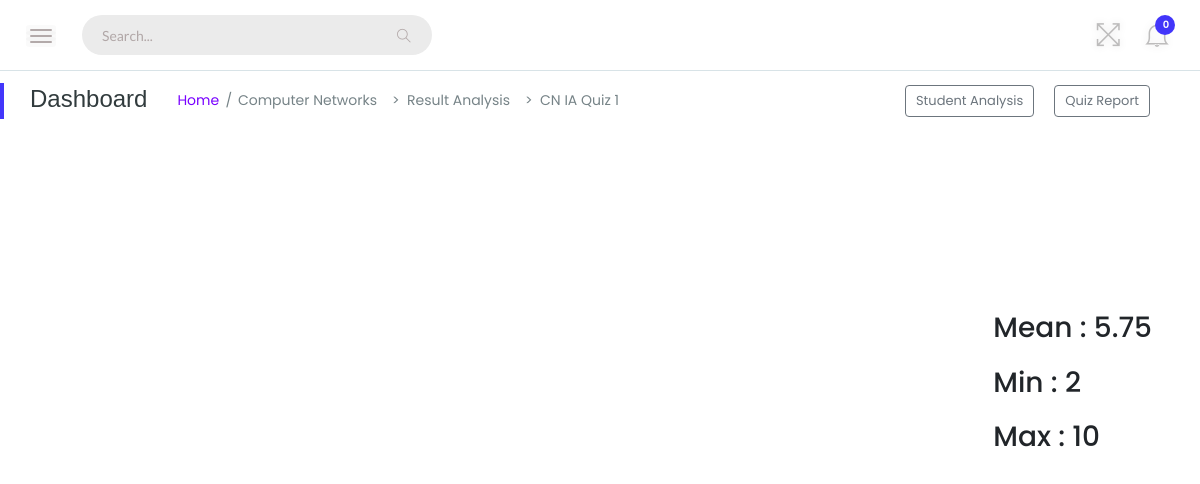
The app's page /DASHBOARDS/Graphs.php?courseid=CN010145&quizid=CN01 (signed in) with its own data.
### tables this page shows
CREATE TABLE `new_course_add` (
  `ID` int(30) NOT NULL,
  `Course_Id` varchar(30) NOT NULL,
  `Course_Name` varchar(30) NOT NULL,
  `Degree_Diploma` varchar(30) NOT NULL,
  `Academic_GATE` varchar(30) NOT NULL,
  `Batch_Year` varchar(30) NOT NULL,
  `Sub_Image` longtext NOT NULL
);

CREATE TABLE `new_quiz_generate` (
  `ID` int(30) NOT NULL,
  `Course_Id` varchar(30) NOT NULL,
  `Quiz_Id` varchar(30) NOT NULL,
  `Academic_GATE` varchar(10) NOT NULL,
  `Quiz_Name` varchar(30) NOT NULL,
  `Topic_Name` varchar(30) NOT NULL,
  `No_Of_Attempts` int(15) NOT NULL,
  `Total_Question` int(15) NOT NULL,
  `Total_Marks` int(15) NOT NULL,
  `Reference_Link` text NOT NULL,
  `Date` varchar(30) NOT NULL,
  `Start_Time` varchar(30) NOT NULL,
  `End_Time` varchar(30) NOT NULL
);

### DASHBOARDS/Graphs.php (the view, shortened to what this page needs)
<?php
    require '../session.php';
?>
<!DOCTYPE html>
<html>
<head>
    <link rel="stylesheet" href="assets/css/bootstrap.min.css">
    <link rel="stylesheet" href="assets/css/font-awesome.min.css">
    <link rel="stylesheet" href="assets/css/themify-icons.css">
    <link rel="stylesheet" href="assets/css/metisMenu.css">
    <link rel="stylesheet" href="assets/css/owl.carousel.min.css">
    <link rel="stylesheet" href="assets/css/slicknav.min.css">
    <link rel="stylesheet" href="https://www.amcharts.com/lib/3/plugins/export/export.css" type="text/css" media="all" />
    <link rel="stylesheet" href="assets/css/typography.css">
    <link rel="stylesheet" href="assets/css/default-css.css">
    <link rel="stylesheet" href="assets/css/styles.css">
    <link rel="stylesheet" href="assets/css/responsive.css">
</head>
<body>
    <?php
        $Courseid = $_GET['courseid'];
    ?>
	<div class="page-container" style="background-color: white;">
        <div class="main-content" style="background-color: white;">
            <div class="header-area">
                <div class="row align-items-center">
                    <div class="col-md-6 col-sm-8 clearfix">
                        <div class="nav-btn pull-left">
                            <span></span>
                            <span></span>
                            <span></span>
                        </div>
                        <div class="search-box pull-left">
                            <form action="#">
                                <input type="text" name="search" placeholder="Search..." required>
                                <i class="ti-search"></i>
                            </form>
                        </div>
                    </div>
                    <?php
                        $ID = $_SESSION['ID'];
                        $task_show_query = "SELECT * FROM `to_do_task_faculty` WHERE ID = $ID ";
                        $task_show_query_check = mysqli_query($con,$task_show_query);
                        $n_task = mysqli_num_rows($task_show_query_check);
                    ?>
                    <div class="col-md-6 col-sm-4 clearfix">
                        <ul class="notification-area pull-right">
                            <li id="full-view"><i class="ti-fullscreen"></i></li>
                            <li class="dropdown">
                                <i class="ti-bell dropdown-toggle" data-toggle="dropdown">
                                    <span><?php echo $n_task; ?></span>
                                </i>
                            </li>
                        </ul>
                    </div>
                </div>
            </div>
            <div class="page-title-area">
                <div style="height: 60px;" class="row align-items-center">
                    <div class="col-sm-12">
                        <div class="breadcrumbs-area clearfix">
                            <h4 class="page-title pull-left" style="font-family: Helvetica">Dashboard</h4>
                            <ul class="breadcrumbs pull-left">
                                <li><a href="Main_index.php">Home</a></li>
                                <?php
                                    $get_subject_name="SELECT * FROM `new_course_add` WHERE ID = $ID && Course_Id='$Courseid'";
                                    $get_subject_name_check=mysqli_query($con,$get_subject_name);
                                    while($rowss = mysqli_fetch_array($get_subject_name_check))
                                    {
                                        $course_name = $rowss['Course_Name'];
                                    }
                                ?>
                                <a href="CoursePage.php?Cid=<?php echo $Courseid; ?>"><li><span><?php echo $course_name; ?></span></li><a>
                                <a href="Result.php?Cid=<?php echo $Courseid; ?>"><li><span>&nbsp;&nbsp;&nbsp;>&nbsp;&nbsp;Result Analysis</span></li><a>
                                <?php
                                    $qid = $_GET['quizid'];
                                    $get_quiz_name = "SELECT * FROM `new_quiz_generate` WHERE ID = $ID && Course_Id='$Courseid' && Quiz_Id='$qid'";
                                    $get_quiz_name_check = mysqli_query($con,$get_quiz_name);
                                    while($roww = mysqli_fetch_array($get_quiz_name_check))
                                    {
                                        $quiz_name = $roww['Quiz_Name'];
                                    }
                                ?>
                                <a href="#"><li><span>&nbsp;&nbsp;&nbsp;>&nbsp;&nbsp<?php echo $quiz_name; ?></span></li><a>
                            </ul>
                            <?php
                                $coid = $_GET['courseid'];
                                $qoid = $_GET['quizid'];
                            ?>
                            <a href="#"><button type="button" class="btn btn-outline-secondary btn-xs" style="float: right; margin-right: 20px;">Quiz Report</button></a>
                            <a href="AllStudentResult.php?cid=<?php echo $coid;?>&qid=<?php echo $qoid;?>"><button type="button" class="btn btn-outline-secondary btn-xs" style="float: right;margin-right: 20px;">Student Analysis</button></a>
                        </div>
                    </div>
                </div>
            </div>
            <?php
                $courseidd = $_GET['courseid'];
                $quizidd = $_GET['quizid'];
                $fetch_response_for_graph = "SELECT * FROM `quiz_respose` WHERE Course_ID='$courseidd' && Quiz_ID='$quizidd ' ";
                $fetch_response_for_graph_check = mysqli_query($con,$fetch_response_for_graph);
                $arr=[];
                $i=0;
                while($row1 = mysqli_fetch_array($fetch_response_for_graph_check))
                {
                    $arr[$i] = $row1['Score'];
                    if($row1['Flag_string']!="-"){
                        $i++;
                    }
                }
            ?>
            <div>
                <div id="chartContainer" style="float:left;margin-top:0px; height: 450px; width: 75%; padding:5%;  "></div>
                <div style="float:right;margin-top:15%;margin-right:4%;">
                    <?php
                        $meann = round((array_sum($arr)/count($arr)),2);
                        echo "<h3>Mean : $meann</h3><br>";
                        $minn = min($arr);
                        $maxx = max($arr);
                        echo "<h3>Min  : $minn</h3><br>";
                        echo "<h3>Max  : $maxx</h3><br>";
                    ?>
                </div>
            </div>
            <br><br><br>
        </div>
    </div>
</body>
</html>

### DASHBOARDS/assets/css/styles.css (style rules this page uses)
.page-container { width: 100%; height: 100%; min-height: 100vh; padding-left: 280px; -webkit-transition: padding-left 0.3s ease 0s; transition: padding-left 0.3s ease 0s; }
.sbar_collapsed.page-container { padding-left: 0; }
.main-content { width: 100%; background: #F3F8FB; }
.header-area { padding: 15px 30px; background: #fff; border-bottom: 1px solid #d8e3e7; }
.nav-btn { margin: 10px 30px 0 0; cursor: pointer; }
.nav-btn span { display: block; width: 22px; height: 2px; background: #b3aaaa; margin: 4px 0; border-radius: 15px; -webkit-transition: all 0.3s ease 0s; transition: all 0.3s ease 0s; box-shadow: 0 0 0 4px rgba(99, 96, 96, 0.03); }
.nav-btn span:nth-child(2) { opacity: 0; }
.nav-btn span:first-child { -webkit-transform: rotate(45deg)translate(5px, 5px); transform: rotate(45deg)translate(5px, 5px); }
.nav-btn span:last-child { -webkit-transform: rotate(-45deg)translate(3px, -3px); transform: rotate(-45deg)translate(3px, -3px); }
.sbar_collapsed .nav-btn span { transform: none; opacity: 1; }
.search-box form { position: relative; }
.search-box input { width: 350px; border-radius: 33px; border: none; height: 40px; padding-left: 20px; padding-right: 40px; letter-spacing: 0; background: #ebebeb; }
.search-box form i { position: absolute; right: 21px; top: 14px; font-size: 14px; color: #b1a7a7; }
.notification-area { -webkit-user-select: none; -moz-user-select: none; -ms-user-select: none; user-select: none; position: relative; z-index: 1; }
.notification-area li { display: inline-block; margin-left: 20px; cursor: pointer; -webkit-user-select: none; -moz-user-select: none; -ms-user-select: none; user-select: none; }
.notification-area li>i { font-size: 26px; color: #bdbcbc; vertical-align: middle; text-shadow: 0 0 8px rgba(0, 0, 0, 0.12); -webkit-transition: color 0.3s ease 0s; transition: color 0.3s ease 0s; }
.notification-area li i>span { position: absolute; right: -5px; top: -7px; font-family: 'Poppins', sans-serif; font-size: 10px; font-weight: 600; color: #fff; background: var(--primary-color); height: 20px; width: 20px; border-radius: 50%; text-align: center; line-height: 20px; padding-left: 2px; }
.notification-area li#full-view { display: inline-block; }
.page-title-area { padding: 0 30px; background: #fff; position: relative; }
.page-title-area:before { content: ''; position: absolute; left: 0; top: 50%; width: 4px; height: 36px; background: var(--primary-color); -webkit-transform: translateY(-50%); transform: translateY(-50%); }
.page-title { font-size: 24px; font-weight: 300; color: #313b3d; letter-spacing: 0; margin-right: 30px; }
ul.breadcrumbs { margin-top: 4px; }
.breadcrumbs li { display: inline-block; }
.breadcrumbs li a, .breadcrumbs li span { display: block; font-size: 14px; font-weight: 400; color: #7801ff; letter-spacing: 0; margin-right: 16px; position: relative; }
.breadcrumbs li a:before { content: '/'; color: #768387; position: absolute; right: -13px; top: 0; }
.breadcrumbs li span { margin-right: 0; color: #768387; text-transform: capitalize; }
.notification-area .dropdown-toggle, .user-name.dropdown-toggle { position: relative; }
.notification-area .dropdown-toggle:after, .user-name.dropdown-toggle:after { display: none; }
.btn { padding: 11px 17px; font-size: 13px; letter-spacing: 0; }
.btn-xs { padding: 5px 10px; }

### records on screen
new_course_add: Course_Name "Computer Networks"
new_quiz_generate: Quiz_Name "CN IA Quiz 1"

### other values on screen
$n_task "0"
$meann "5.75"
$minn "2"
$maxx "10"
